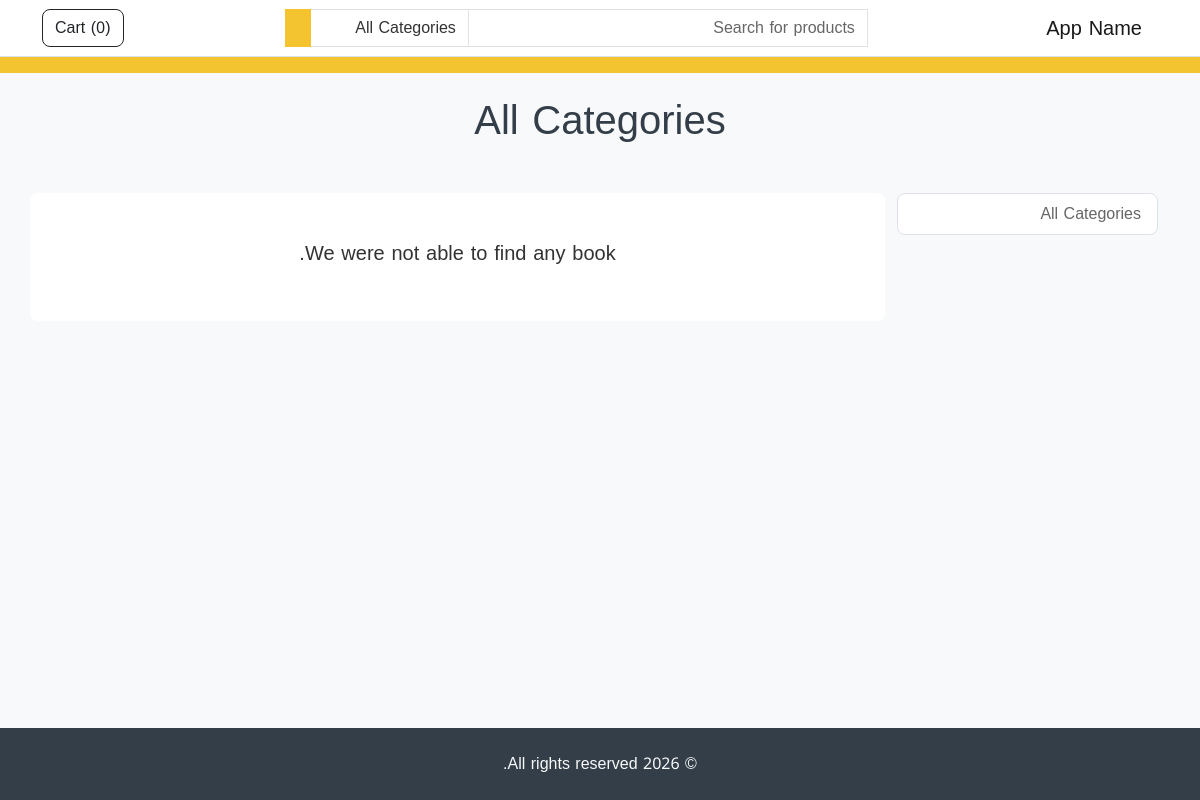
The app's page /category/, older data.
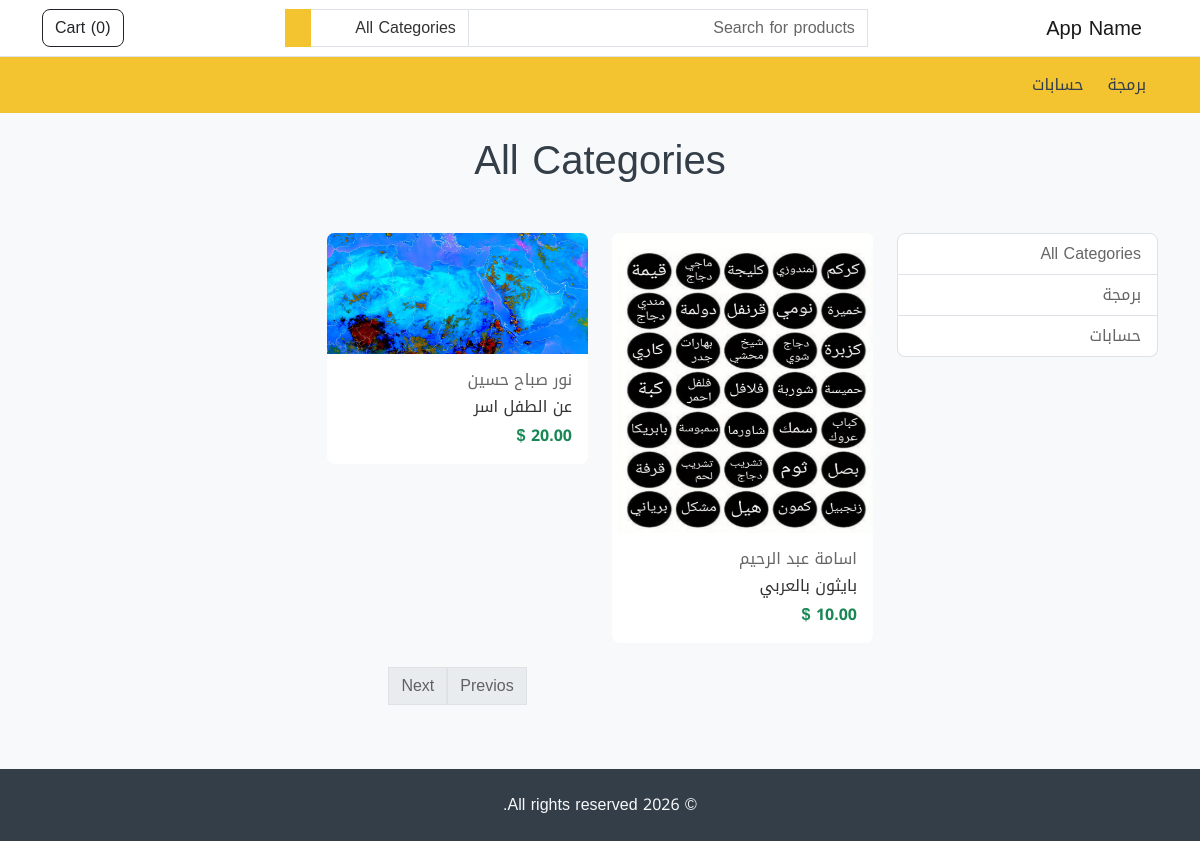
The same page, newer data.
### store/models.py (models this page shows, shortened)
class Category (models.Model):
    name = models.CharField(max_length=255, unique=True)
    featured = models.BooleanField(default=False)
    order = models.IntegerField(default=1)
    created_at = models.DateTimeField(auto_now_add=True)
    updated_at = models.DateTimeField(auto_now=True)

class Product (models.Model):
    name = models.CharField(max_length=255)
    short_description = models.TextField(null=True)
    description = models.TextField()
    image = models.ImageField ()
    pdf_file = models.FileField(null=True)
    price = models.FloatField()
    featured = models.BooleanField(default=False)
    category = models.ForeignKey(Category, on_delete=models.PROTECT)
    author = models.ForeignKey(Author, on_delete=models.SET_NULL, null=True)
    created_at = models.DateTimeField(auto_now_add=True)
    updated_at = models.DateTimeField(auto_now=True)

class Author (models.Model):
    name = models.CharField(max_length=255)
    bio = models.TextField(null=True)
    created_at = models.DateTimeField(auto_now_add=True)
    updated_at = models.DateTimeField(auto_now=True)

### store/views.py (the view)
# urls.py: path('category/', views.category, name='store.category'),
def category(request, cid=None):
    category = None
    query = request.GET.get('query')
    selected_category = request.GET.get('category')
    where = {}
    if selected_category and selected_category.isdigit():
        cid = int(selected_category)
    if cid:
        category = get_object_or_404(Category, pk=cid)
        where['category_id'] = cid
    if query:
        where['name__icontains'] = query
    models = Product.objects.filter(**where)
    paginator = Paginator(models, 9)
    page_number = request.GET.get('page')
    page_obj = paginator.get_page(page_number)
    categories = Category.objects.all()  # 🔥 مهم جداً
    return render(request, 'category.html', {
        'category': category,
        'page_obj': page_obj,
        'categories': categories,   # 🔥 هذا هو المفتاح
    })

### store/custom_context_processors.py (called while the page is built, shortened)
def store_website(request):
    categories = Category.objects.order_by('order')
    cart_items_count = 0
    cart_total_price = 0
    cart_products = []
    session_id = request.session.session_key
    return {
        'categories': categories,
        'cart_items_count': cart_items_count,
        'cart_total_price': cart_total_price,
        'cart_products': cart_products,
    }

### store/templatetags/my_filters.py (called while the page is built)
def currency(value):
    return '{:.2f} $'.format(value)

### store/templates/category.html (shortened to what this page needs)
{% extends "base.html" %}
{% load i18n %}
{% block content %}
    {% if category.name %}
      {% include "common/page_title.html" with title=category.name %}
    {% else %}
      {% include "common/page_title.html" with title="All Categories" %}
    {% endif %}
    <div class="container my-5">
      <section>
        <div class="row">
          <div class="col-md-3">
            <div class="list-group">
              <a href="{% url 'store.category' %}"
                class="list-group-item list-group-item-action d-flex justify-content-between align-items-center">{% trans "All Categories" %}</a>
              {% for category in categories %}
                <a href="{% url 'store.category' category.id %}"
                  class="list-group-item list-group-item-action d-flex justify-content-between align-items-center">{{ category.name }}</a>
              {% endfor %}
            </div>
          </div>
          <div class="col-md-9">
            <div class="row">
              {% for product in page_obj %}
                <div class="col-md-4">
                  {% include "common/product_card.html" with product=product %}
                </div>
              {% empty %}
                <div class="card mb-4">
                  <div class="card-body py-5">
                    <h5 class="card-title text-center">{% trans "We were not able to find any book." %}</h5>
                  </div>
                </div>
              {% endfor %}
            </div>
            {% if page_obj.paginator.count > 0 %}
              <nav>
                <ul class="pagination justify-content-center">
                  {% if page_obj.has_previous %}
                    <li>
                      <a class="page-link" href="#" tabindex="-1" aria-disabled="true">{% trans "Previos" %}</a>
                    </li>
                  {% else %}
                    <li class="disabled">
                      <a class="page-link" href="#" tabindex="-1" aria-disabled="true">{% trans "Previos" %}</a>
                    </li>
                  {% endif %}
                  {% if page_obj.has_next %}
                    <li>
                      <a class="page-link" href="#" tabindex="1" aria-disabled="true">{% trans "Next" %}</a>
                    </li>
                  {% else %}
                    <li class="disabled">
                      <a class="page-link" href="#" tabindex="1" aria-disabled="true">{% trans "Next" %}</a>
                    </li>
                  {% endif %}
                </ul>
              </nav>
            {% endif %}
          </div>
        </div>
      </section>
    </div>
{%endblock content %}

### store/templates/partials/header.html (shortened to what this page needs)
{% load i18n my_filters %}
<nav class="navbar navbar-expand-lg navbar-light bg-white border-bottom">
    <div class="container">
      <a class="navbar-brand" href="/"> {% trans "App Name" %}</a>
      <div class="collapse navbar-collapse mt-2 mt-lg-0" id="navbarSupportedContent">
        {% include "partials/header-search.html" %}
        <ul class="navbar-nav my-2 my-lg-0">
          <li class="nav-item">
            <a href="{% url 'store.cart' %}" class="btn btn-outline-dark" type="button">
              {% trans "Cart" %} (<span id="cart-count">{{ cart_items_count|default:0 }}</span>)
            </a>
          </li>
        </ul>
      </div>
    </div>
  </nav>
  <nav class="navbar navbar-expand-lg navbar-light bg-primary">
    <div class="container">
      <div class="collapse navbar-collapse mt-2 mt-lg-0" id="navbarSupportedContent">
        <ul class="navbar-nav my-2 my-lg-0">
          {% for category in categories %}
            <li class="nav-item">
              <a class="nav-link mx-1" href="{% url 'store.category' category.id %}" role="button">
                {{ category.name }}
              </a>
            </li>
          {% endfor %}
        </ul>
      </div>
    </div>
  </nav>

### store/templates/common/product_card.html (shortened to what this page needs)
{% load i18n %}
{% load my_filters%}
<div class="product card mb-4">
    <img src="{{ product.image.url }}" class="card-img-top" alt="..." />
    <div class="card-body">
    <h6 class="text-muted">{{ product.author.name }}</h6>
    <h6 class="card-title">{{product.name}}</h6>
    <strong class="fw-bold text-success">{{product.price|currency}}</strong>
    </div>
</div>

Row changes from the older to the newer data that the page shows:
added Category: name "برمجة"
added Category: name "حسابات"
added Product: image (picture), author.name "اسامة عبد الرحيم", name "بايثون بالعربي", price "10.00 $"
added Product: image (picture), author.name "نور صباح حسين", name "عن الطفل اسر", price "20.00 $"
Text that changed along with them:
text no longer shown: "We were not able to find any book."
text now shown: "Previos Next"
